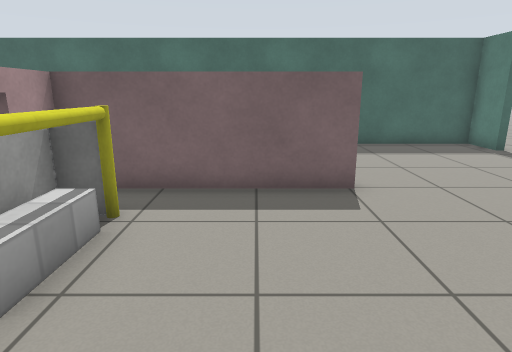
[1] (above)

16 first-person views from a walk through a robot-simulator world made for Gazebo. The camera is 1 m above the floor, tilts 14° down and sees 75° across. The floor is counted in squares, 0.5 m on a side. Each view is taken from the middle of a square. On the plan, view 1 faces up. The plan holds only what a view shows up to about 18 squares ahead; the rest is blank. The robots in the file are not drawn. Gazebo's built-in surfaces are drawn with simple patterns.

[2]
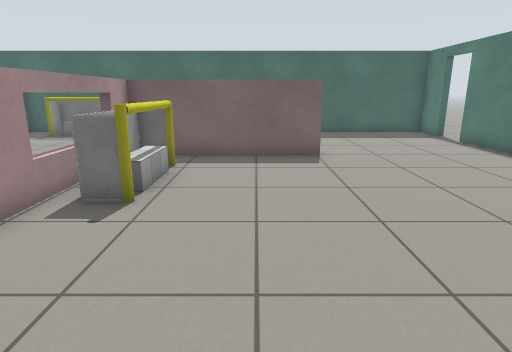

[3]
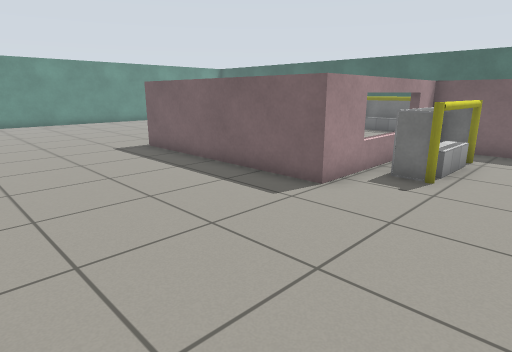

[4]
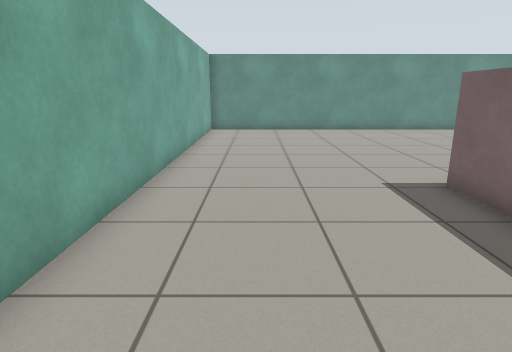

[5]
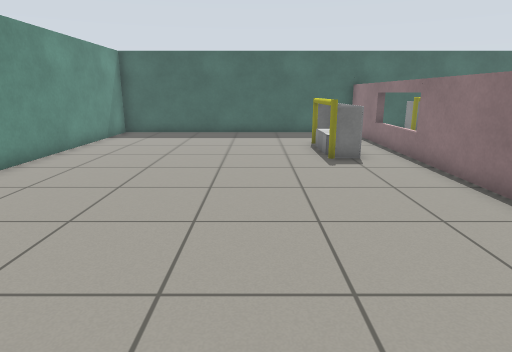

[6]
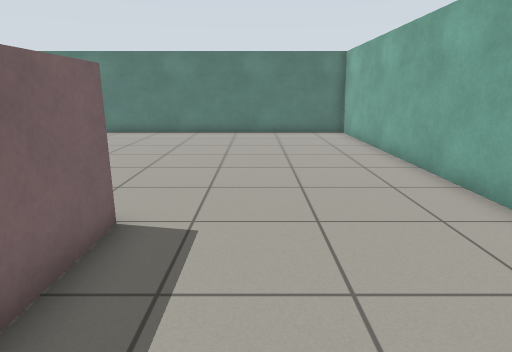

[7]
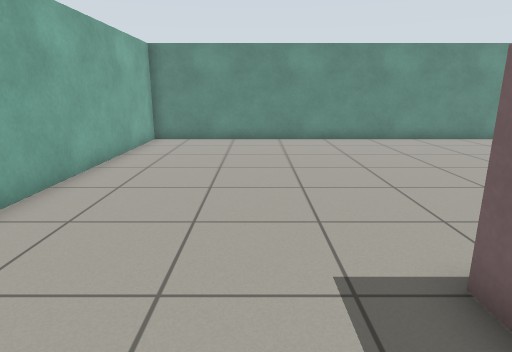

[8]
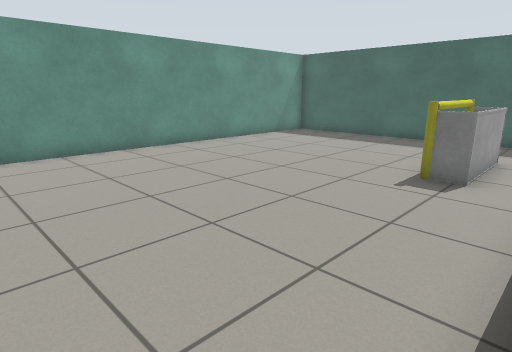

[9]
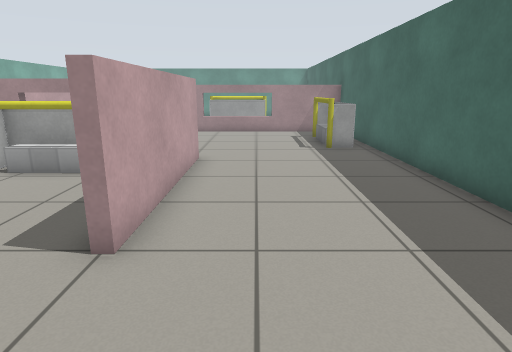

[10]
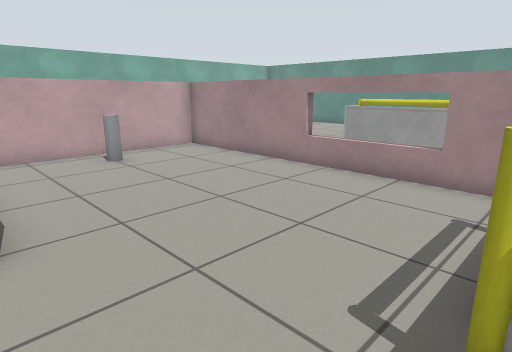

[11]
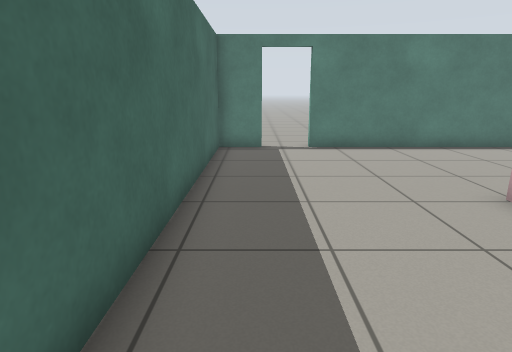

[12]
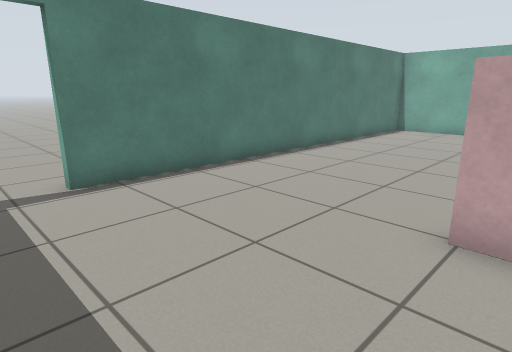

[13]
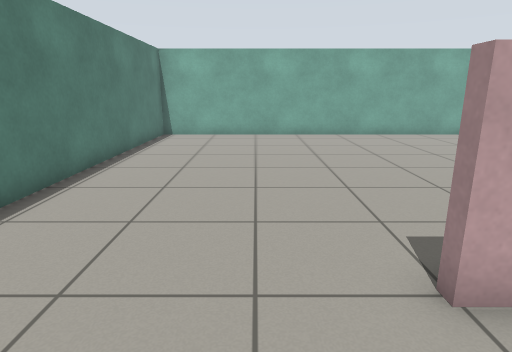

[14]
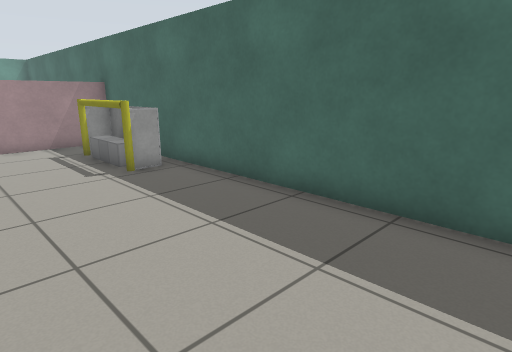

[15]
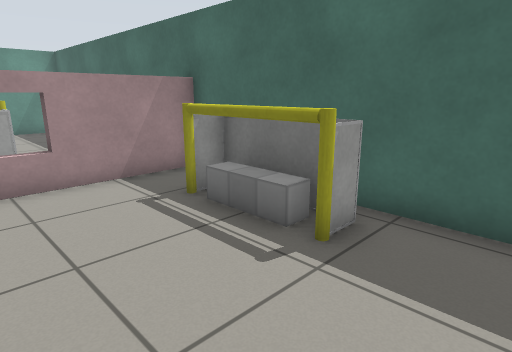

[16]
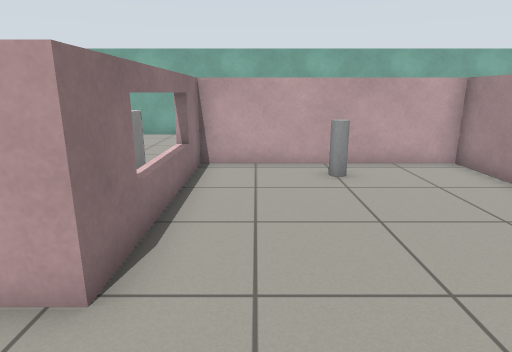

### Floor plan
Points are (right, up) in squares from view 1. A wall is a line through its corners. A room is listed if a view was taken in it or the views show most of it. See-through windows are left out.
Room 1 (views 1, 2, 3, 4, 5, 6, 7, 8, 9, 10, 11, 12, 13, 14, 15, 16)
walls: (-12.1, 2.1) (-12.1, 13.5); (2.1, 6.9) (-4.1, 6.9) (-4.1, 0.2) (-12.1, 0.2); (-11.8, 13.5) (-11.8, 0.5) (-4.4, 0.5) (-4.4, 7.2) (2.1, 7.2); (8.6, 11.8) (8.6, 13.4) (-23.8, 13.4) (-23.8, -6.5) (8.6, -6.5) (8.6, 10)
ways out: open door at (9, 10.5)
objects: cup (-15, 6) to (-14, 10); white box (-14, 7) to (-14, 9); cup (-10, 12) to (-6, 13); white box (-9, 12) to (-7, 12); grey cylinder (-8, 2); cup (-3, 2) to (-2, 5); white box (-3, 3) to (-3, 5)

Where each view was taken, in squares from view 1:
view 1: 0 up, 0 right, facing up
view 2: 4 down, 0 right, facing up
view 3: 6 down, 0 right, facing up-left
view 4: 4 down, 5 left, facing left
view 5: 4 down, 17 left, facing up
view 6: 2 down, 9 left, facing right
view 7: 2 down, 9 left, facing left
view 8: 2 down, 12 left, facing up-left
view 9: 9 up, 6 right, facing left
view 10: 12 up, 4 left, facing down-left
view 11: 12 up, 4 left, facing right
view 12: 12 up, 1 right, facing down-right
view 13: 10 up, 4 right, facing down
view 14: 8 up, 2 right, facing up-left
view 15: 8 up, 4 left, facing up-left
view 16: 10 up, 6 left, facing down
